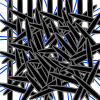
Frame 1 (no input)
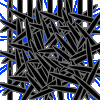
Frame 60 (no input)
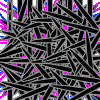
Frame 120 (the mouse pressed at the canvas centre since frame 60)

The p5.js sketch that drew these frames (run headless with seeded random() and noise() and a simulated clock; from frame 60 on, the mouse is pressed at the canvas centre):

// p5.js sketch
// ── sketch.js
// p5Polar Template
// https://github.com/liz-peng/p5.Polar
// https://liz-peng.github.io/p5.Polar/
// Review the index.html for the <script></script> 

let r = 45; // random variable works for rotation and size for all functions
let colorshow = true; // boolean variable (true = color shows, false = black and white)

function setup() {
  createCanvas(100, 100);  
  // background(12,0,230); // blue background color
  rectMode(CENTER);
  colorMode(HSB, 360, 100, 100) // HSB stands for hue (0-360 in values), saturation (0-100 in numeric values), and brightness (0-100 in number values)
}

function draw() {
  colorMode(HSB, 360, 100, 100) // HSB stands for hue (0-360 in values), saturation (0-100 in numeric values), and brightness (0-100 in number values)


  fill(0, 0, 55); // text color 
  // text("p5.Polar Template used by Joanna. Drag mouse to change color, click any key to interchange rainbow and monochrome colors on the polar and grid ellipses, and click mouse just to randomly change the visual.", 110, 10, 130, 80); // Position text inside the 100px canvas width

  // Insert your drawing here

  // polar ellipse
  push();
  setCenter(width/2, height/2);

  if (colorshow) {
    let polarcolor = (r*5) % 360;  
    stroke(polarcolor,180,100);
  }
  else {
    stroke(0,0,0);
    
  }
  noFill();
  rotate(r);
  polarEllipses(10, 10, 100, 25); // https://editor.p5js.org/melodyloveless/sketches/4rOr7DfJa
  pop();

  let startx=10; //starting x position
  let starty=10; //starting x position
  let size = 5; // shape diameter
  let space=size +5; //spacing between shapes; 20x spacing
  
  // grid of shapes/altered ellipses
  for (let x=0; x<9; x++) { // Outside for loop moves across X axis
    for (let y=0; y< 9; y++) { // inside for loop moves across y axis
    
    
    // inspiration from https://editor.p5js.org/melodyloveless/sketches/BQ3GjclWD
    push();
    translate(startx + (space*x), starty + (space * y));
    // translate(size *y,size *x);
    rotate(x*y*r);
    stroke(r);

    if (!colorshow) {
      let hueValue = (x*20+y*3+r*12) % 360;
      fill(hueValue, 100, 100, r); // rainbow colors
    }
    else {
      // fill(0,0,100);
      fill(0, 120, 0, 125);
    }
    // fill(0, 120, 0, 125);

    // ellipse(startx + (space*x), starty + (space*y), size, r);
    ellipse(0, 0, size, r, 32);

    // let increasingSize = size + x + (y *2);
    pop();

    }
  }
}
    // ellipse(starty + (space*y), height/2, size);
  // noLoop();

function keyPressed(){ // press any key to toggle color on/off
  colorshow = !colorshow;
}

function mousePressed() {
  r=random(10,80); // https://docs.google.com/document/d/1pIEKKYwrDEGjKNYOve-6yeayMT8ZaW38qoUthIR4SfI/edit?tab=t.0
}

function mouseDragged() {
  r = map(mouseX, mouseY, width, 5, 40);
  noStroke();
  fill(200,200); //adding color to the drag
  ellipse(mouseX, mouseY, 20); // https://docs.google.com/document/d/1pIEKKYwrDEGjKNYOve-6yeayMT8ZaW38qoUthIR4SfI/edit?tab=t.0
}

// // nested for loop in p5.js
// function drawing2() {
//   const startx = 100;
//   const starty = 100;
//     const size = 50; //size 
//     const space = 80; //space in between shapes
//     for (x=0; x<5; x++) {
//       for (j=0; j<2; j++) {
//         ellipse(startX + (x*space), startY + (j*space), size);
//         console.log(j);
//       }
//     }






// function drawing1() {
//   const startx = 0;
//   const endx = 100;
//   const repeat = 20; // distance between points or grid lines
//   const space = 70; //space in between shapes
  
//   // for loop - a piece of code that repeats until a condition is met
//   for (let x = startx, x<= endx=; x += repeat) {

//   }
    
    
    
    
     // let startx = 0; //starting point
    // let size = 30; //size
    // let space = size+10; //space in between shapes
    
    
    
    
//     i=0; i<5; i++) {
//     console.log(i);    
//     fill("gold");
//     ellipse(100 + i, height/2, startingX);
//     ellipse(100 + (i*3), height/2, 100);
//     fill("green");
//     console.log(startingX+(i*50));

//     ellipse(100 + (i*s), height/2, 50);
//   }
// }





//   for (let x)
//     push();
//     translate(600*0.25,600*0.75);
//     square(0, 0, 50);
//     pop();
// }


// ── p5.Polar.js
//       ____   ____       _            
//  _ __| ___| |  _ \ ___ | | __ _ _ __ 
// | '_ \___ \ | |_) / _ \| |/ _` | '__|
// | |_) |__) ||  __/ (_) | | (_| | |   
// | .__/____(_)_|   \___/|_|\__,_|_|   
// |_|   
//
// https://github.com/liz-peng/p5.Polar
// Created by Liz Peng
// Version 2.3 Sep 5th 2023             

// let each sketches have their center point
p5.prototype.setCenter = function(x, y) {
  if(this.center === undefined) {
   this.center = { x, y }
  }
  this.translate(this.center.x = x, this.center.y = y);
}
 

// Internal helper for shifting/and orienting the drawing location to a portion on the circle
p5.prototype.shiftRotate = function(_angle, _distance) {
  const _radians = this.radians(_angle);
  this.translate(this.sin(_radians)*_distance, this.cos(_radians)*-_distance);
  this.rotate(this.radians(_angle)); 
}

// Generic drawing function: shifts the drawing area to the appropriate angle/distance on the circle, then calls the callback to draw whatever shape you want
// Callback arguments: shape index (incremented per iteration: 1 to num), angle degrees per iteration, radius, distance
p5.prototype.polarDrawCallback = function(_num, _radius, _distance, drawCallback) {
  const _angle = 360/_num;
  for(let i=1; i<=_num; i++) {
    this.push();
    this.shiftRotate(i*_angle, _distance);
    drawCallback(i, _angle, _radius, _distance);
    this.pop();  
  }
}

// Triangle
p5.prototype.polarTriangle = function(_angle, _radius, _distance) {
  this.push();
  this.shiftRotate(_angle, _distance);
  this.triangle(
    this.sin(0), this.cos(0)*-_radius,
    this.sin(this.TWO_PI*1/3)*_radius, this.cos(this.TWO_PI*1/3)*-_radius,
    this.sin(this.TWO_PI*2/3)*_radius, this.cos(this.TWO_PI*2/3)*-_radius
  );
  this.pop();
}

p5.prototype.polarTriangles = function(_num, _radius, _distance, callback) {
  const _angle = 360/_num;
  for(let i=1; i<=_num; i++) {
    if(callback) {
      const _result = callback(i, _angle, _radius, _distance);
      this.polarTriangle(_result[0]*_result[1], _result[2], _result[3]);
    }
    else this.polarTriangle(i*_angle, _radius, _distance);
  }
}

// Ellipse
p5.prototype.polarEllipse = function(_angle, _radiusW, _radiusH, _distance) {
  this.push();
  this.shiftRotate(_angle, _distance);
  this.ellipse(0, 0, _radiusW*2, _radiusH*2);
  this.pop();
}

p5.prototype.polarEllipses = function(_num, _radiusW, _radiusH, _distance, callback) {
  const _angle = 360/_num;
  for(let i=1; i<=_num; i++) {
    if(callback) {
      const _result = callback(i, _angle, _radiusW, _radiusH, _distance);
      this.polarEllipse(_result[0]*_result[1], _result[2], _result[3], _result[4]);
    }
    else this.polarEllipse(i*_angle, _radiusW, _radiusH, _distance);
  }
}

// Line
p5.prototype.polarLine = function(_angle, _radius, _distance) {
  this.push();
  this.shiftRotate(_angle, _distance);
  this.line(0, _radius, 0, -_radius);
  this.pop();
}

p5.prototype.polarLines = function(_num, _radius, _distance, callback) {
  const _angle = 360/_num;
  for(let i=1; i<=_num; i++) {
    if(callback) {
      const _result = callback(i, _angle, _radius, _distance);
      this.polarLine(_result[0]*_result[1], _result[2], _result[3]);
    }
    else this.polarLine(i*_angle, _radius, _distance);
  }
}

// Square
p5.prototype.polarSquare = function(_angle, _radius, _distance) {
  this.push();
  this.shiftRotate(_angle, _distance);
  this.square(-_radius, -_radius, _radius*2);
  this.pop();
}

p5.prototype.polarSquares = function(_num, _radius, _distance, callback) {
  const _angle = 360/_num;
  for(let i=1; i<=_num; i++) {
    if(callback) {
      const _result = callback(i, _angle, _radius, _distance);
      this.polarSquare(_result[0]*_result[1], _result[2], _result[3]);
    }
    else this.polarSquare(i*_angle, _radius, _distance);
  }
}

// Pentagon
p5.prototype.polarPentagon = function(_angle, _radius, _distance) {
  this.push();
  const _radians = this.radians(_angle);
  this.translate(this.sin(_radians)*_distance, this.cos(_radians)*-_distance);
  this.rotate(this.radians(_angle)+60);
  this.beginShape();
  for(let i=1; i<=5; i++) {
    this.vertex(this.cos(this.TWO_PI*i/5)*_radius, this.sin(this.TWO_PI*i/5)*_radius);
  }
  this.endShape(this.CLOSE);
  this.pop();
}

p5.prototype.polarPentagons = function(_num, _radius, _distance, callback) {
  const _angle = 360/_num;
  for(let i=1; i<=_num; i++) {
    if(callback) {
      const _result = callback(i, _angle, _radius, _distance);
      this.polarPentagon(_result[0]*_result[1], _result[2], _result[3]);
    }
    else this.polarPentagon(i*_angle, _radius, _distance);
  }
}

// Hexagon
p5.prototype.polarHexagon = function(_angle, _radius, _distance) {
  this.push();
  this.shiftRotate(_angle, _distance);
  this.beginShape();
    for(let i=0; i<6; i++) {
      this.vertex(
        this.cos(this.TWO_PI*i/6)*_radius, this.sin(this.TWO_PI*i/6)*_radius
      );
    }
  this.endShape(this.CLOSE);
  this.pop();
}

p5.prototype.polarHexagons = function(_num, _radius, _distance, callback) {
  const _angle = 360/_num;
  for(let i=1; i<=_num; i++) {
    if(callback) {
      const _result = callback(i, _angle, _radius, _distance);
      this.polarHexagon(_result[0]*_result[1], _result[2], _result[3]);
    }
    else this.polarHexagon(i*_angle, _radius, _distance);
  }
}

// Heptagon
p5.prototype.polarHeptagon = function(_angle, _radius, _distance) {
  this.push();
  const _radians = this.radians(_angle);
  this.translate(this.sin(_radians)*_distance, this.cos(_radians)*-_distance);
  this.rotate(this.radians(_angle)+11);
  this.beginShape();
  for(let i=1; i<=7; i++) {
    this.vertex(this.cos(this.TWO_PI*i/7)*_radius, this.sin(this.TWO_PI*i/7)*_radius);
  }
  this.endShape(this.CLOSE);
  this.pop();
}

p5.prototype.polarHeptagons = function(_num, _radius, _distance, callback) {
  const _angle = 360/_num;
  for(let i=1; i<=_num; i++) {
    if(callback) {
      const _result = callback(i, _angle, _radius, _distance);
      this.polarHeptagon(_result[0]*_result[1], _result[2], _result[3]);
    }
    else this.polarHeptagon(i*_angle, _radius, _distance);
  }
}

// Octagon
p5.prototype.polarOctagon = function(_angle, _radius, _distance) {
  this.push();
  this.shiftRotate(_angle, _distance);
  this.beginShape();
  for(let i=1; i<=8; i++) {
    this.vertex(this.cos(this.TWO_PI*i/8)*_radius, this.sin(this.TWO_PI*i/8)*_radius);
  }
  this.endShape(this.CLOSE);
  this.pop();
}

p5.prototype.polarOctagons = function(_num, _radius, _distance, callback) {
  const _angle = 360/_num;
  for(let i=1; i<=_num; i++) {
    if(callback) {
      const _result = callback(i, _angle, _radius, _distance);
      this.polarOctagon(_result[0]*_result[1], _result[2], _result[3]);
    }
    else this.polarOctagon(i*_angle, _radius, _distance);
  }
}

// Polygon
p5.prototype.polarPolygon = function(_edge, _angle, _radius, _distance) {
  this.push();
  this.shiftRotate(_angle, _distance);
  this.beginShape();
  for(let i=1; i<=_edge; i++) {
    this.vertex(this.cos(this.TWO_PI*i/_edge)*_radius, this.sin(this.TWO_PI*i/_edge)*_radius);
  }
  this.endShape(this.CLOSE);
  this.pop();
}

p5.prototype.polarPolygons = function(_num, _edge, _radius, _distance, callback) {
  const _angle = 360/_num;
  for(let i=1; i<=_num; i++) {
    if(callback) {
      const _result = callback(i, _angle, _edge, _radius, _distance);
      this.polarPolygon(_result[2], _result[0]*_result[1], _result[3], _result[4]);
    }
    else this.polarPolygon(_edge, i*_angle, _radius, _distance);
  }
}
